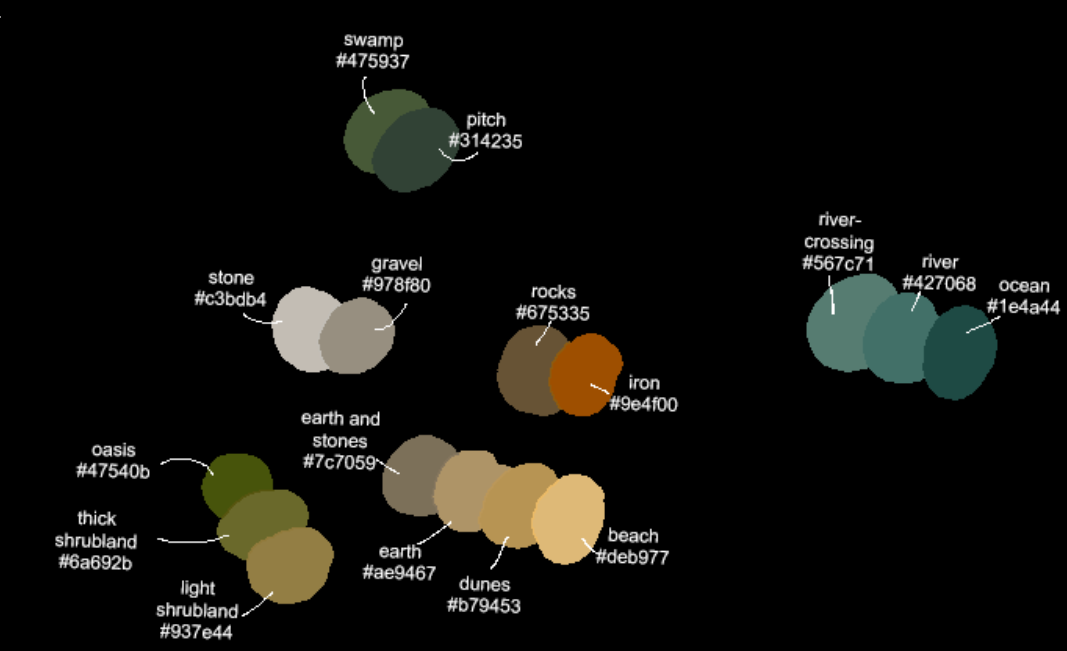
#> input picture examples/map-resourcedata-color-mapping.png, 1067 x 651 px
$ python map_import_grayscale_as_heightdata.py
#> lines starting #> are read from the running program, lines starting #| are printed output that depends on the picture
### sourcehold/__init__.py
from .structure_tools.Buffer import Buffer
from .maps.Map import Map
import pathlib
import unittest
import sys


def entry_point():
    import runpy
    runpy.run_module(__name__)


def test():
    test_suite = unittest.TestLoader().discover(str(pathlib.Path(sys.prefix) / "sourcehold" / "tests" / '.'))
    unittest.TextTestRunner(descriptions=True, verbosity=2).run(test_suite)


# [17 lines left out: functions load_map, save_map, not called in this run]


import json
import os

CONFIG = {'shc': 'C:/Program Files (x86)/FireFly Studios/Stronghold Crusader',
          'sh': 'C:/Program Files (x86)/FireFly Studios/Stronghold',
          'shc_user': '~/Documents/Stronghold Crusader',
          'sh_user': '~/Documents/Stronghold'}


def load_config(path=pathlib.Path("~").expanduser() / ".sourcehold" / 'config.json'):
    global CONFIG

    if not path.exists():
        path.parent.mkdir(parents=True)
        path.write_text(json.dumps(CONFIG))

    CONFIG = json.loads(path.read_text())

    CONFIG = {key: str(pathlib.Path(value).expanduser()) for key, value in CONFIG.items()}


load_config()

from sourcehold.maps.library import expand_var_path

### sourcehold/world/__init__.py


from sourcehold.world.TileLocationTranslator import TileLocationTranslator


# [4 lines left out: function create_matrix, not called in this run]


def create_binary_matrix(size = 400):
    import numpy

    matrix = numpy.zeros(shape=(size, size), dtype="bool")

    tlt = TileLocationTranslator(square_width=size)

    for i in range(size * ((size // 2) + 1)):
        stp = tlt.SerializedTileIndex(i).to_serialized_tile_point().to_adjusted_serialized_tile_point()
        matrix[int(stp.i), int(stp.j)] = True

    return matrix

create_selection_matrix = create_binary_matrix


# [12 lines left out: function create_tile_index_matrix, not called in this run]

### examples/map_import_grayscale_as_heightdata.py

# python -m pip install Pillow
import struct
from sourcehold.world import create_selection_matrix
import cv2 as cv # type: ignore
import tkinter.filedialog

img_path = tkinter.filedialog.askopenfilename()
#> the answer given: map-resourcedata-color-mapping.png

img = cv.imread(img_path)
#> img is the input picture: shape (651, 1067, 3); mean B, G, R 12.9, 16.5, 16.9
img = cv.cvtColor(img, cv.COLOR_BGR2GRAY)
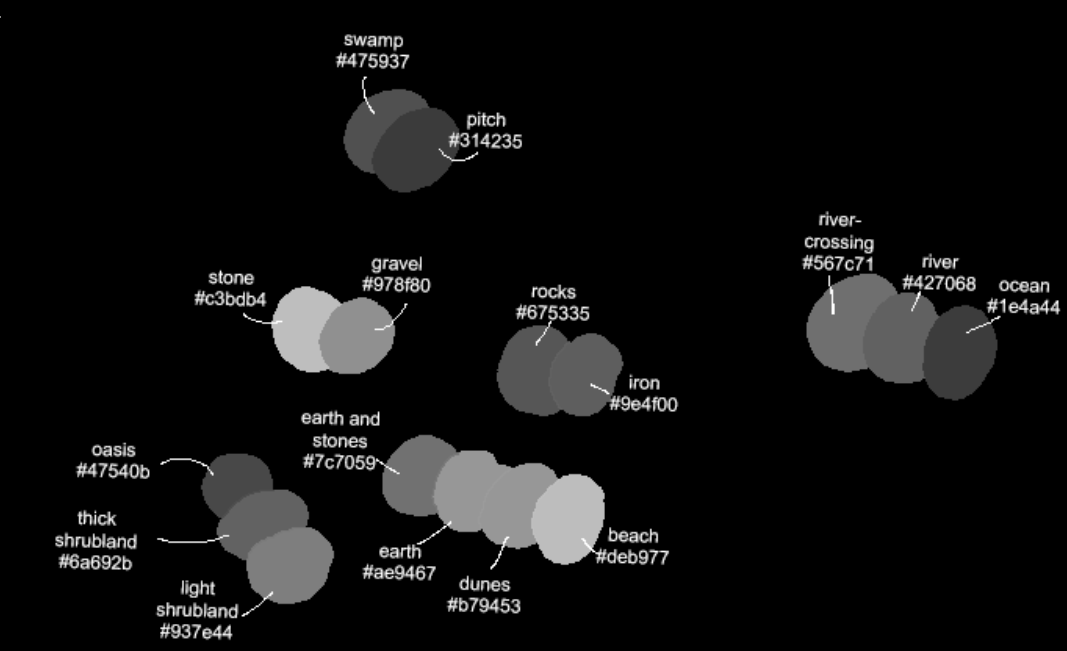
#> img: shape (651, 1067); min 0, max 255, mean 16.2

selection = create_selection_matrix()
#> (the run stopped early here; a loop or call above may not have finished)
